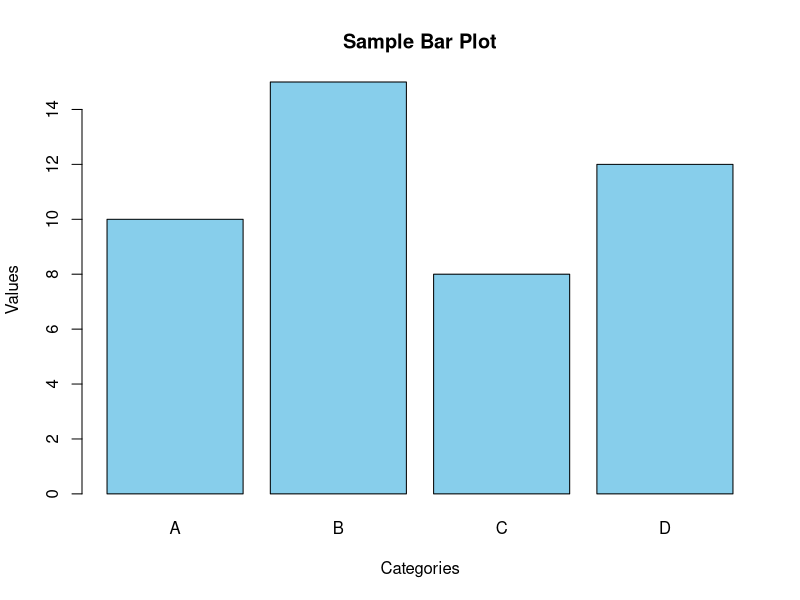

Write R code to recreate this figure.
# R script to create a bar plot and save it

# Create sample data
categories <- c("A", "B", "C", "D")
values <- c(10, 15, 8, 12)

# Create the bar plot
barplot(values, 
        names.arg = categories,
        main = "Sample Bar Plot",
        xlab = "Categories",
        ylab = "Values",
        col = "skyblue")

# Save the plot as a PNG file
# dev.copy(png, "bar_plot.png")
# dev.off()

# Print a message
print("Bar plot created and saved as bar_plot.png")
